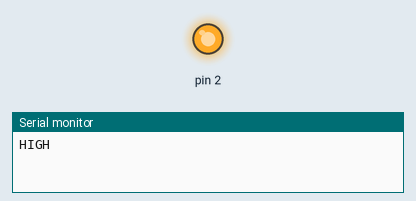
Simulated run of this sketch. Board: Arduino Uno, built with avr-gcc and run on an emulated ATmega328P. Parts: output pins drawn as LEDs (lit = HIGH), the last lines printed to the serial monitor.

Above: at 1.0 s.
At 5.0 s:
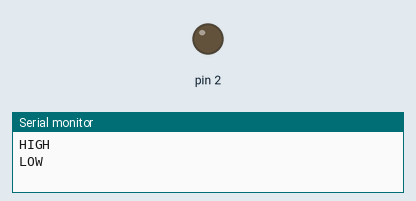
Timing chart, 0 to 10.4 s (numbered marks = the images above):
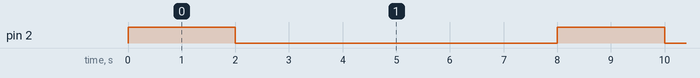

Measured:
- by itself, pin 2: alternates HIGH for 2.0 s and LOW for 6.0 s

The sketch:

Deurtje_test.ino
```cpp
void setup() {
  // put your setup code here, to run once:
  Serial.begin(9600);
  pinMode(2, OUTPUT);
  digitalWrite(2, LOW);
}

void loop() {
  // put your main code here, to run repeatedly:
  digitalWrite(2, HIGH);
  Serial.println("HIGH");
  delay(2000);
  digitalWrite(2, LOW);
  Serial.println("LOW");
  delay(6000);
}
```
